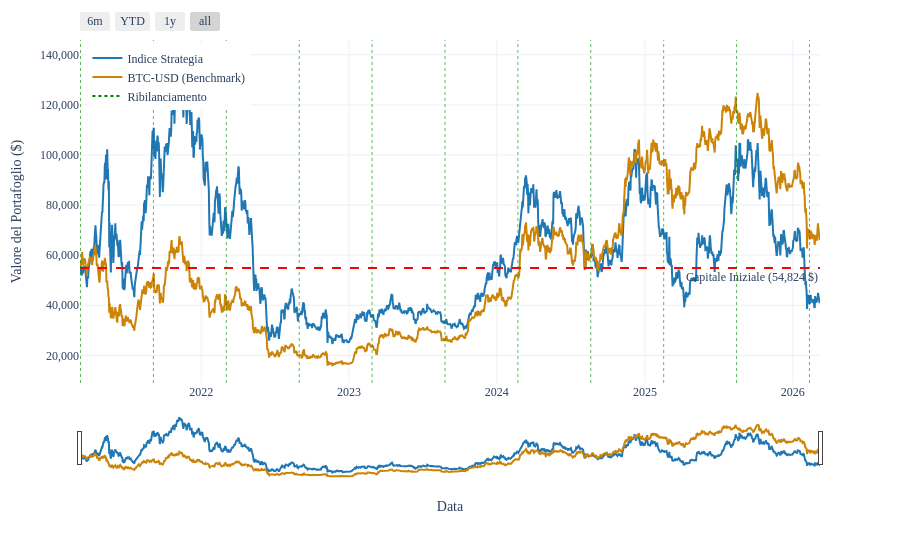
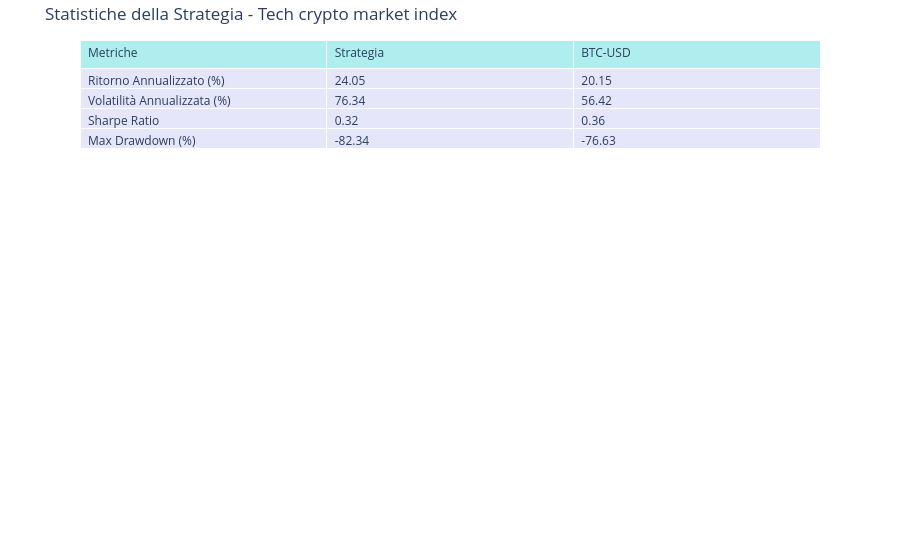

The notebook cell saved with these charts, in order:
### Markdown cell above
INDICE MKT CAP CON THRESHOLD

### Code cell
strategy_threshold = MarketCapThresholdStrategy()

strategy_threshold.import_data(assets=tech, timeframe="5y")

strategy_threshold.run_strategy()

strategy_threshold.plot_results(title="Tech crypto market index",
                                save_json_dir="../charts/TechMktCap_TH")

### Figure 1 — Plotly figure (JSON) as saved in the notebook; plotly's stock layout.template omitted (floating-point values rounded to 4 significant figures; data arrays with more than 128 entries replaced by an {"elided": "..."} marker saying what was removed)
{"data": [{"line": {"color": "#1f77b4", "width": 2}, "mode": "lines", "name": "Indice Strategia", "type": "scatter", "x": {"elided": "1827 str values"}, "y": {"elided": "1827 float values"}}, {"line": {"color": "#cc8306", "width": 2}, "mode": "lines", "name": "BTC-USD (Benchmark)", "type": "scatter", "x": {"elided": "1827 str values"}, "y": {"elided": "1827 float values"}}, {"line": {"color": "green", "dash": "dot"}, "mode": "lines", "name": "Ribilanciamento", "type": "scatter", "x": [null], "y": [null]}], "layout": {"annotations": [{"showarrow": false, "text": "Capitale Iniziale (54,824 $)", "x": 1, "xanchor": "right", "xref": "x domain", "y": 54820.0, "yanchor": "top", "yref": "y"}], "font": {"family": "Times New Roman, serif", "size": 12}, "hovermode": "x unified", "legend": {"x": 0.01, "xanchor": "left", "y": 0.99, "yanchor": "top"}, "margin": {"t": 40}, "shapes": [{"line": {"color": "red", "dash": "dash"}, "type": "line", "x0": 0, "x1": 1, "xref": "x domain", "y0": 54820.0, "y1": 54820.0, "yref": "y"}, {"line": {"color": "green", "dash": "dot", "width": 1}, "opacity": 0.6, "type": "line", "x0": "2021-03-09T00:00:00+00:00", "x1": "2021-03-09T00:00:00+00:00", "xref": "x", "y0": 0, "y1": 1, "yref": "y domain"}, {"line": {"color": "green", "dash": "dot", "width": 1}, "opacity": 0.6, "type": "line", "x0": "2021-09-05T00:00:00+00:00", "x1": "2021-09-05T00:00:00+00:00", "xref": "x", "y0": 0, "y1": 1, "yref": "y domain"}, {"line": {"color": "green", "dash": "dot", "width": 1}, "opacity": 0.6, "type": "line", "x0": "2022-03-04T00:00:00+00:00", "x1": "2022-03-04T00:00:00+00:00", "xref": "x", "y0": 0, "y1": 1, "yref": "y domain"}, {"line": {"color": "green", "dash": "dot", "width": 1}, "opacity": 0.6, "type": "line", "x0": "2022-08-31T00:00:00+00:00", "x1": "2022-08-31T00:00:00+00:00", "xref": "x", "y0": 0, "y1": 1, "yref": "y domain"}, {"line": {"color": "green", "dash": "dot", "width": 1}, "opacity": 0.6, "type": "line", "x0": "2023-02-27T00:00:00+00:00", "x1": "2023-02-27T00:00:00+00:00", "xref": "x", "y0": 0, "y1": 1, "yref": "y domain"}, {"line": {"color": "green", "dash": "dot", "width": 1}, "opacity": 0.6, "type": "line", "x0": "2023-08-26T00:00:00+00:00", "x1": "2023-08-26T00:00:00+00:00", "xref": "x", "y0": 0, "y1": 1, "yref": "y domain"}, {"line": {"color": "green", "dash": "dot", "width": 1}, "opacity": 0.6, "type": "line", "x0": "2024-02-22T00:00:00+00:00", "x1": "2024-02-22T00:00:00+00:00", "xref": "x", "y0": 0, "y1": 1, "yref": "y domain"}, {"line": {"color": "green", "dash": "dot", "width": 1}, "opacity": 0.6, "type": "line", "x0": "2024-08-20T00:00:00+00:00", "x1": "2024-08-20T00:00:00+00:00", "xref": "x", "y0": 0, "y1": 1, "yref": "y domain"}, {"line": {"color": "green", "dash": "dot", "width": 1}, "opacity": 0.6, "type": "line", "x0": "2025-02-16T00:00:00+00:00", "x1": "2025-02-16T00:00:00+00:00", "xref": "x", "y0": 0, "y1": 1, "yref": "y domain"}, {"line": {"color": "green", "dash": "dot", "width": 1}, "opacity": 0.6, "type": "line", "x0": "2025-08-15T00:00:00+00:00", "x1": "2025-08-15T00:00:00+00:00", "xref": "x", "y0": 0, "y1": 1, "yref": "y domain"}, {"line": {"color": "green", "dash": "dot", "width": 1}, "opacity": 0.6, "type": "line", "x0": "2026-02-11T00:00:00+00:00", "x1": "2026-02-11T00:00:00+00:00", "xref": "x", "y0": 0, "y1": 1, "yref": "y domain"}], "xaxis": {"rangeselector": {"buttons": [{"count": 6, "label": "6m", "step": "month", "stepmode": "backward"}, {"count": 1, "label": "YTD", "step": "year", "stepmode": "todate"}, {"count": 1, "label": "1y", "step": "year", "stepmode": "backward"}, {"step": "all"}]}, "rangeslider": {"visible": true}, "title": {"text": "Data"}}, "yaxis": {"hoverformat": ",.0f", "tickformat": ",.0f", "title": {"text": "Valore del Portafoglio ($)"}}}}

### Figure 2 — Plotly figure (JSON) as saved in the notebook; plotly's stock layout.template omitted (floating-point values rounded to 4 significant figures)
{"data": [{"cells": {"align": "left", "fill": {"color": "lavender"}, "values": [["Ritorno Annualizzato (%)", "Volatilità Annualizzata (%)", "Sharpe Ratio", "Max Drawdown (%)"], [24.05, 76.34, 0.32, -82.34], [20.15, 56.42, 0.36, -76.63]]}, "header": {"align": "left", "fill": {"color": "paleturquoise"}, "values": ["Metriche", "Strategia", "BTC-USD"]}, "type": "table"}], "layout": {"margin": {"b": 10, "t": 40}, "title": {"text": "Statistiche della Strategia - Tech crypto market index"}}}
